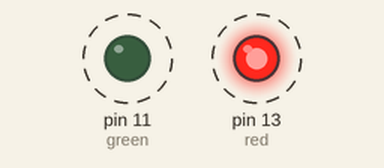
The sketch below on a simulated Arduino Uno, built with avr-gcc and run on an emulated ATmega328P. On the bench: output pins drawn as LEDs (lit = HIGH). Dashed ring = blinking.

Above: at 0.5 s.
Timing chart, 0 to 4.6 s (numbered marks = the images above):
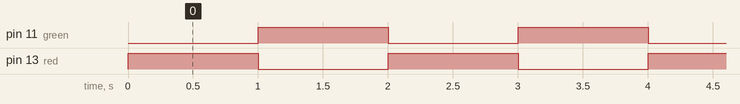

The sketch:

6.ino
```cpp
// C++ code
//
int red=13;
int green=11;

void setup()
{
  pinMode(red, OUTPUT);
  pinMode(green, OUTPUT);
}

void loop()
{
  digitalWrite(red, HIGH);
  digitalWrite(green, LOW);
  delay(1000); // Wait for 1000 millisecond(s)
  digitalWrite(green, HIGH);
  digitalWrite(red, LOW);
  delay(1000); // Wait for 1000 millisecond(s)
}
```

Measured:
- by itself, pin 11 (green), pin 13 (red): alternates HIGH for 1.0 s and LOW for 1.0 s
